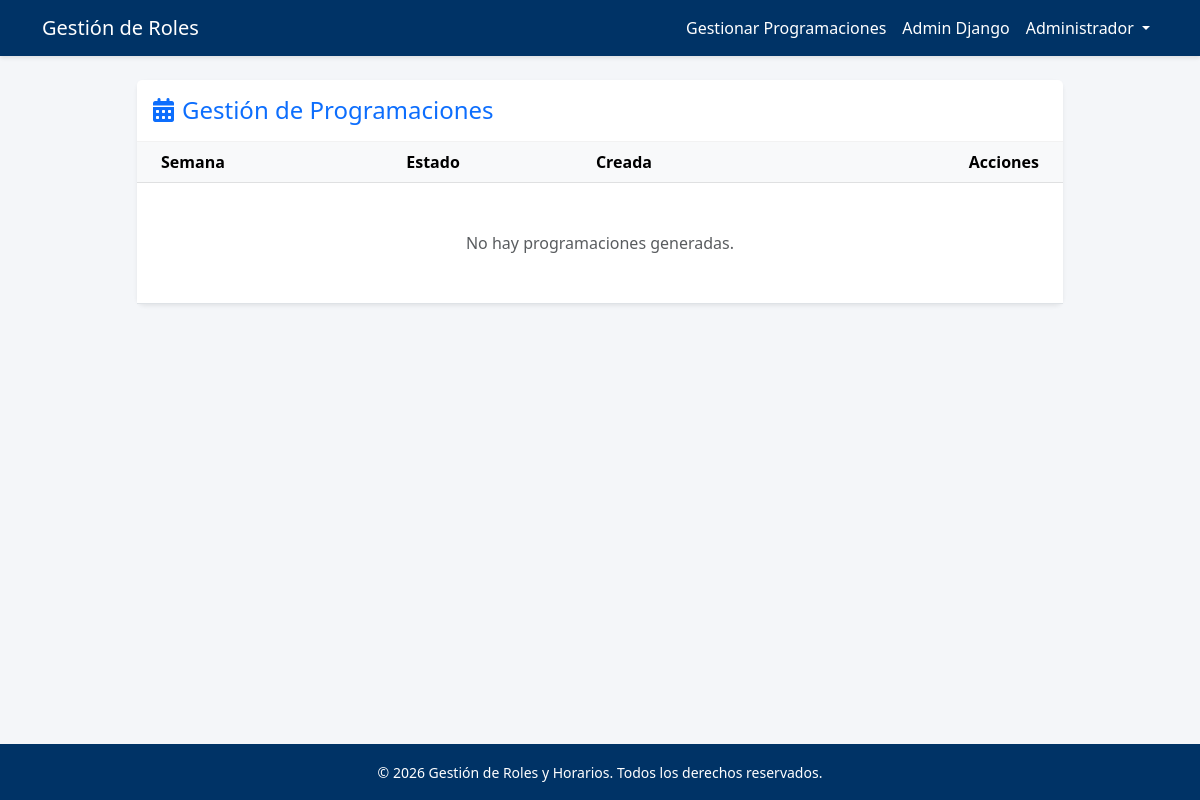
The app's page /users/programaciones/ (signed in), older data.
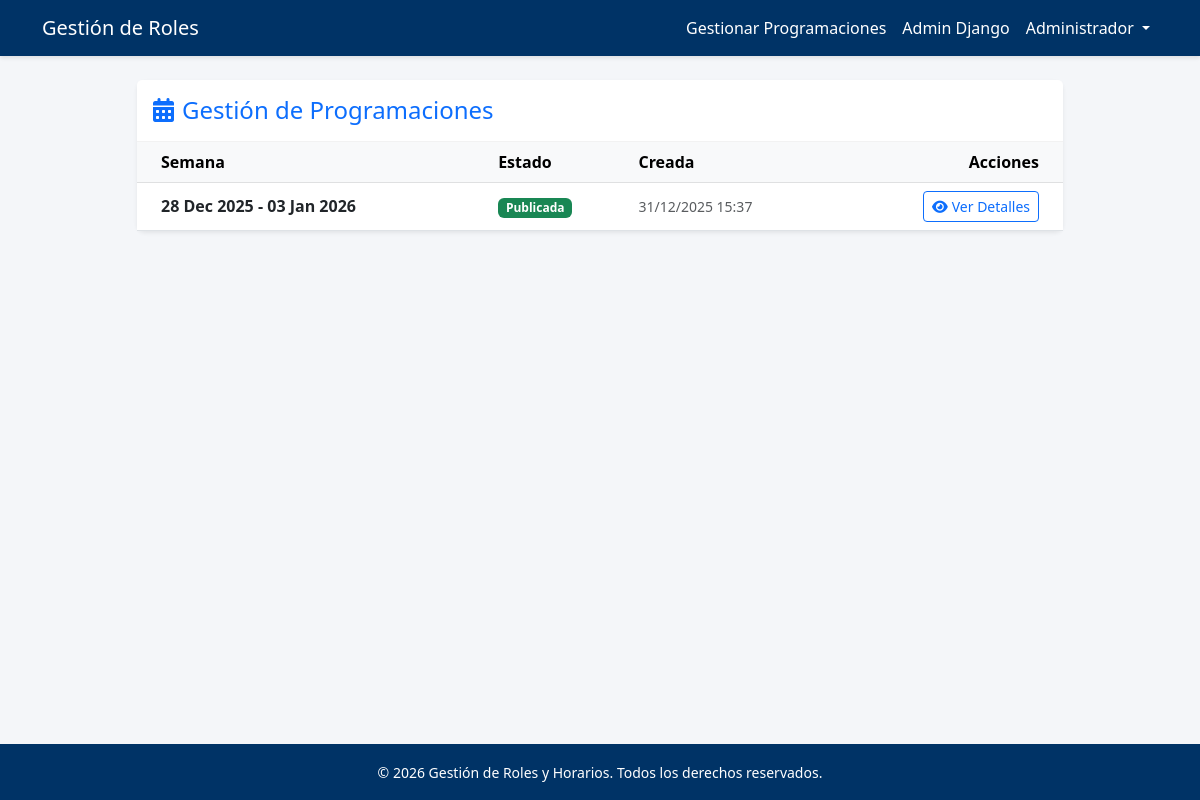
The same page, newer data.
### users/models.py (models this page shows, shortened)
class Programacion(models.Model):
    fecha_inicio = models.DateField(verbose_name="Fecha Inicio Semana")
    fecha_fin = models.DateField(verbose_name="Fecha Fin Semana")
    publicada = models.BooleanField(default=False, verbose_name="Publicada")
    creada_en = models.DateTimeField(auto_now_add=True)
    class Meta:
        verbose_name = "Programación Semanal"
        verbose_name_plural = "Programaciones Semanales"
        ordering = ['-fecha_inicio']

### users/views.py (the view)
# urls.py: path('programaciones/', views.lista_programaciones, name='lista_programaciones'),
@user_passes_test(lambda u: u.is_staff)
def lista_programaciones(request):
    programaciones = Programacion.objects.all().order_by('-fecha_inicio')
    return render(request, 'users/lista_programaciones.html', {'programaciones': programaciones})

### templates/users/lista_programaciones.html (shortened to what this page needs)
{% extends 'base.html' %}
{% block content %}
<div class="row justify-content-center">
    <div class="col-lg-10">
        <div class="card shadow-sm">
            <div class="card-header bg-white py-3 d-flex justify-content-between align-items-center">
                <h4 class="mb-0 text-primary"><i class="fas fa-calendar-alt me-2"></i>Gestión de Programaciones</h4>
            </div>
            <div class="card-body p-0">
                <div class="table-responsive">
                    <table class="table table-hover align-middle mb-0">
                        <thead class="table-light">
                            <tr>
                                <th class="ps-4">Semana</th>
                                <th>Estado</th>
                                <th>Creada</th>
                                <th class="text-end pe-4">Acciones</th>
                            </tr>
                        </thead>
                        <tbody>
                            {% for prog in programaciones %}
                            <tr>
                                <td class="ps-4 fw-bold">
                                    {{ prog.fecha_inicio|date:"d M Y" }} - {{ prog.fecha_fin|date:"d M Y" }}
                                </td>
                                <td>
                                    {% if prog.publicada %}
                                        <span class="badge bg-success">Publicada</span>
                                    {% else %}
                                        <span class="badge bg-warning text-dark">Borrador</span>
                                    {% endif %}
                                </td>
                                <td class="text-muted small">
                                    {{ prog.creada_en|date:"d/m/Y H:i" }}
                                </td>
                                <td class="text-end pe-4">
                                    <a href="{% url 'detalle_programacion' prog.id %}" class="btn btn-sm btn-outline-primary">
                                        <i class="fas fa-eye me-1"></i>Ver Detalles
                                    </a>
                                </td>
                            </tr>
                            {% empty %}
                            <tr>
                                <td colspan="4" class="text-center py-5 text-muted">
                                    No hay programaciones generadas.
                                </td>
                            </tr>
                            {% endfor %}
                        </tbody>
                    </table>
                </div>
            </div>
        </div>
    </div>
</div>
{% endblock %}

Row changes from the older to the newer data that the page shows:
added Programacion: fecha_inicio "28 Dec 2025", fecha_fin "03 Jan 2026", publicada "Publicada", creada_en "31/12/2025 15:37"
Text that changed along with them:
text no longer shown: "No hay programaciones generadas."
